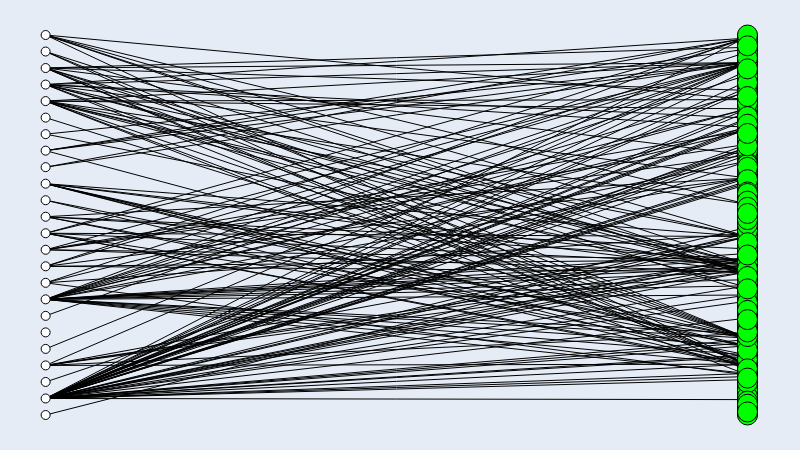

Notebook source saved alongside this figure:
### Code cell
# Rede two-mode (repos -> linguagens)

repo_g = fm.load('data/repos_langs.gml')
# Visualization
repo_g.set_all_nodes('size', (9))
repo_g.set_all_nodes('labpos', 'hover')

for n in repo_g.nodes:
    if (n.find('/') == -1):
        repo_g.nodes[n]['color'] = (0, 255, 0)
        repo_g.nodes[n]['size'] = (20)
    repo_g.nodes[n]['label'] = n
repo_g.move('bipartite', [n for n in repo_g.nodes if repo_g.nodes[n]['size'] != 20])
repo_g.draw()

### Figure 1 — Plotly figure (JSON) as saved in the notebook; plotly's stock layout.template omitted (floating-point values rounded to 4 significant figures; data arrays with more than 128 entries replaced by an {"elided": "..."} marker saying what was removed)
{"data": [{"hoverinfo": "none", "line": {"color": "rgb(0, 0, 0)", "dash": "solid", "width": 1}, "mode": "lines", "type": "scatter", "x": {"elided": "495 int values"}, "y": {"elided": "495 float values"}}, {"hoverinfo": "text", "marker": {"color": "rgb(0, 255, 0)", "line": {"color": "rgb(0, 0, 0)", "width": 1}, "size": 20, "symbol": "circle"}, "mode": "markers", "text": {"elided": "248 str values"}, "textfont": {"color": "rgb(0, 0, 0)"}, "textposition": "middle center", "type": "scatter", "x": {"elided": "248 int values"}, "y": {"elided": "248 float values"}}, {"hoverinfo": "text", "marker": {"color": "rgb(255, 255, 255)", "line": {"color": "rgb(0, 0, 0)", "width": 1}, "size": 9, "symbol": "circle"}, "mode": "markers", "text": ["bloc97/Anime4K", "evilsocket/pwnagotchi", "iptv-org/iptv", "vlang/v", "google-research/google-research", "TheAlgorithms/Java", "ageron/handson-ml2", "robbyrussell/oh-my-zsh", "home-assistant/home-assistant", "0voice/interview_internal_reference", "ossu/computer-science", "llvm/llvm-project", "danielmiessler/SecLists", "pytorch/pytorch", "storybookjs/storybook", "geekcomputers/Python", "jackfrued/Python-100-Days", "macrozheng/mall", "vuejs/vue", "2dust/v2rayN", "elunez/eladmin", "iGhibli/iOS-DeviceSupport", "ShusenTang/Dive-into-DL-PyTorch", "mitesh77/Best-Flutter-UI-Templates"], "textfont": {"color": "rgb(0, 0, 0)"}, "textposition": "middle center", "type": "scatter", "x": [0, 0, 0, 0, 0, 0, 0, 0, 0, 0, 0, 0, 0, 0, 0, 0, 0, 0, 0, 0, 0, 0, 0, 0], "y": [0.6087, 0.1304, 0, 0.5217, 0.8696, 0.7826, 0.3913, 0.4348, 0.7391, 0.2609, 0.2174, 0.04348, 0.913, 0.3043, 0.8261, 0.6957, 0.4783, 0.5652, 1, 0.08696, 0.9565, 0.1739, 0.6522, 0.3478]}, {"hoverinfo": "none", "mode": "text", "text": {"elided": "165 null values"}, "textfont": {"color": "rgb(0, 0, 0)"}, "textposition": "middle center", "type": "scatter", "x": {"elided": "165 float values"}, "y": {"elided": "165 float values"}}, {"hoverinfo": "none", "marker": {"color": "rgba(255, 255, 255, 0.0)", "line": {"color": "rgba(255, 255, 255, 0.0)", "width": 0}, "size": 0, "symbol": "circle"}, "mode": "markers", "type": "scatter", "x": [0.5, 0, 1, 0.5], "y": [0, 0.5, 0.5, 1]}], "layout": {"height": 450, "margin": {"b": 0, "l": 0, "r": 0, "t": 0}, "showlegend": false, "width": 800, "xaxis": {"showgrid": false, "showticklabels": false, "zeroline": false}, "yaxis": {"showgrid": false, "showticklabels": false, "zeroline": false}}}
